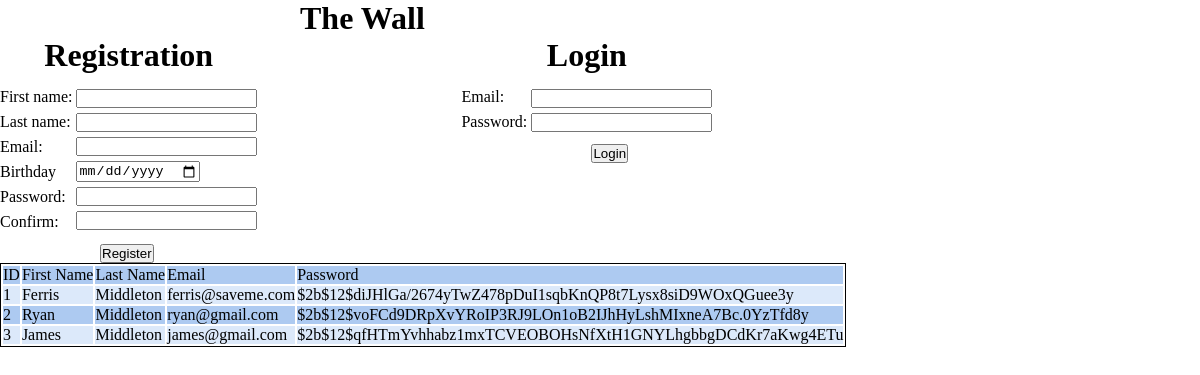
The page / on the database its author committed.
### wall_app/models.py (models this page shows)
class User(models.Model):
    first_name = models.CharField(max_length=255)
    last_name = models.CharField(max_length=255)
    email = models.CharField(max_length=255)
    password = models.CharField(max_length=255)
    created_at = models.DateTimeField(auto_now_add=True)
    updated_at = models.DateTimeField(auto_now=True)
    objects = UserManager()

### wall_app/views.py (the view)
# urls.py: path('', views.index),
def index(request):
    context = {
        'all_users':User.objects.all()
    }
    return render(request, "register_login.html", context)

### wall_app/templates/register_login.html (shortened to what this page needs)
<!DOCTYPE html>
<html lang="en">
<head>
    {% load static %}
    <link rel="stylesheet" href="{% static 'css/styles.css' %}">
</head>
<body>
    <div id="page_wrapper">
        <h1 id="page_heading">The Wall</h1>
        <div id="register_container">
            <form action="/register" id="register_frm" method="post">
            <h1>Registration</h1>
            <div id="register_input_container">
                <div class="labels_container">
                    <label>First name:</label>
                    <label>Last name:</label>
                    <label>Email:</label>
                    <label>Birthday</label>
                    <label>Password:</label>
                    <label>Confirm:</label>
                </div>
                <div class="input_container">
                    <input type="text" id="first_name_txt" name="first_name_txt">
                    <input type="text" id="last_name_txt" name="last_name_txt">
                    <input type="email" id="email_txt" name="email_txt">
                    <input type="date" id="b_day_dt" name="b_day_dt">
                    <input type="password" id="password_txt" name="password_txt">
                    <input type="password" id="conf_password_txt" name="conf_password_txt">
                </div>
            </div>
            <input type="submit" value = "Register">
            </form>
        </div>
        <div id="login_container">
            <form action="/login" id="login_frm" method ="post">
            <h1>Login</h1>
            <div id="login_input_container">
                <div class="labels_container">
                    <label>Email:</label>
                    <label>Password:</label>
                </div>
                <div class="input_container">
                    <input type="email" id="login_email_txt" name="email_txt">
                    <input type="password" id="login_password_txt" name="password_txt">
                </div>
            </div>
            <input type="submit" value = "Login">
            </form>
        </div>
        <table id="all_users_table">
            <tr>
                <td>ID</td>
                <td>First Name</td>
                <td>Last Name</td>
                <td>Email</td>
                <td>Password</td>
            </tr>
                {% for user in all_users %}
            <tr>
                <td>{{user.id}}</td>
                <td>{{user.first_name}}</td>
                <td>{{user.last_name}}</td>
                <td>{{user.email}}</td>
                <td>{{user.password}}</td>
            </tr>
                {% endfor %}
        </table>
    </div>
</body>
</html>

### wall_app/static/css/styles.css (style rules this page uses)
* { margin:0px; padding:0px; }
#page_heading { margin-left:300px; }
#page_wrapper div { display:inline-block; vertical-align:top; }
#register_container * { display:block; }
#register_container h1 { text-align:center; margin-bottom:10px; }
#register_container input[type=submit] { margin-left:100px; margin-top:10px; }
#login_container { margin-left:200px; }
#login_container * { display:block; }
#login_container h1 { text-align:center; margin-bottom:10px; }
#login_container input[type=submit] { margin-left:130px; margin-top:10px; }
.labels_container { line-height:25px; }
.input_container * { margin-top:5px; }
#all_users_table { border:1px solid black; }
#all_users_table tr:nth-child(odd) { background: #adcaf1; }
#all_users_table tr:nth-child(even) { background: #dce9fa; }

### rows shown on the page
User: id "1", first_name "Ferris", last_name "Middleton", email "ferris@saveme.com", password "$2b$12$diJHlGa/2674yTwZ478pDuI1sqbKnQP8t7Lysx8siD9WOxQGuee3y"
User: id "2", first_name "Ryan", last_name "Middleton", email "ryan@gmail.com", password "$2b$12$voFCd9DRpXvYRoIP3RJ9LOn1oB2IJhHyLshMIxneA7Bc.0YzTfd8y"
User: id "3", first_name "James", last_name "Middleton", email "james@gmail.com", password "$2b$12$qfHTmYvhhabz1mxTCVEOBOHsNfXtH1GNYLhgbbgDCdKr7aKwg4ETu"
